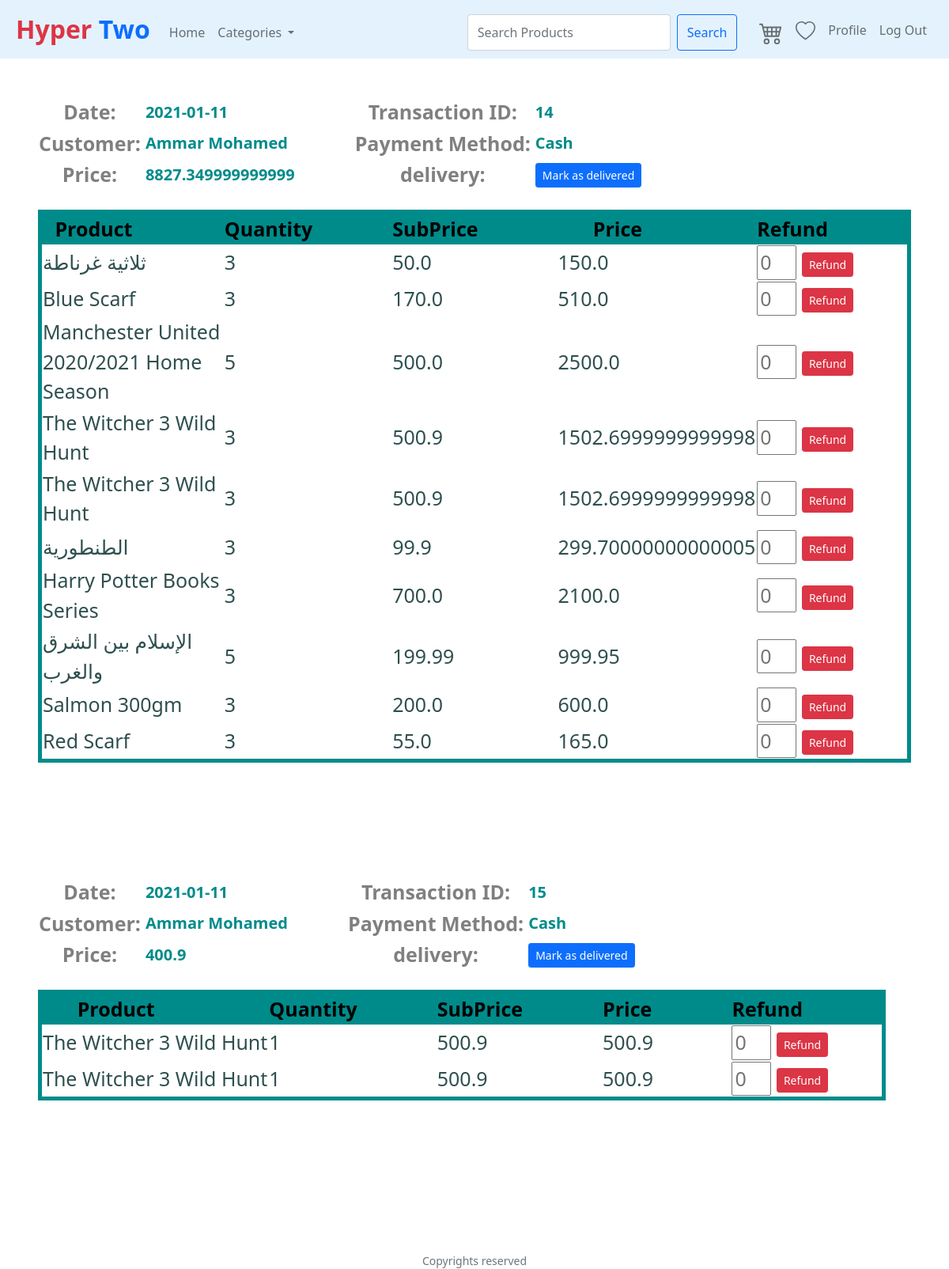
The page /Transactions (signed in) on the database its author committed.
### tables this page shows
CREATE TABLE Transactions (TransactionID INTEGER PRIMARY KEY AUTOINCREMENT UNIQUE NOT NULL, TransactionDate DATETIME, IsDelivered BOOLEAN, Price DOUBLE NOT NULL, PaymentMethod VARCHAR (100), CustomerID INT REFERENCES Customer (CustomerID) ON DELETE NO ACTION ON UPDATE CASCADE NOT NULL);

CREATE TABLE Customer (CustomerID INTEGER PRIMARY KEY AUTOINCREMENT UNIQUE NOT NULL, Username VARCHAR (300) NOT NULL UNIQUE, Password VARCHAR (300) NOT NULL, FirstName VARCHAR (300) NOT NULL, LastName VARCHAR (300) NOT NULL, Address VARCHAR (500), PhoneNumber VARCHAR (20), RegisterationCode VARCHAR (30) UNIQUE, CodeShares INT, PromoCode VARCHAR (300), VoucherValue INT);

CREATE TABLE Product (ProductID INTEGER PRIMARY KEY AUTOINCREMENT NOT NULL UNIQUE, ProductName VARCHAR (300) NOT NULL UNIQUE, ProductDescription VARCHAR (5000), Price DOUBLE NOT NULL, Quantity INT NOT NULL, Rating DOUBLE CHECK (Rating >= 0 and Rating < 6), ImageURL VARCHAR (1000), SupplierID INT NOT NULL REFERENCES Suppliers (SupplierID), CategoryID INT NOT NULL REFERENCES Categories (CategoryID) ON DELETE CASCADE ON UPDATE CASCADE);

CREATE TABLE Transaction_Contains_Products (TransactionID INT NOT NULL, ProductID INT NOT NULL, Quantity INT NOT NULL, PRIMARY KEY (TransactionID, ProductID), FOREIGN KEY (TransactionID) REFERENCES Transactions (TransactionID) ON DELETE CASCADE ON UPDATE CASCADE, FOREIGN KEY (ProductID) REFERENCES Product ON DELETE NO ACTION ON UPDATE NO ACTION);

### application.py (the view, shortened to what this page needs)
@app.route("/Transactions", methods=["GET", "POST"])
@login_required
def Transactions():
    categories=GetCategories()
    rows = db.execute("SELECT * FROM Transactions WHERE CustomerID = :id",
                         id=session["user_id"])
    CustomerInfo = db.execute("SELECT * FROM Customer WHERE CustomerID = :id",
                        id=session["user_id"])
    TransConPros = []
    for row in rows:
        TransConPros.append(db.execute("SELECT * FROM Transaction_Contains_Products WHERE TransactionID = :id",
        id= row["TransactionID"]))
    Product = []
    for TransConPro in TransConPros:
        for row in TransConPro:
            Product.append(db.execute("SELECT * FROM Product WHERE ProductID = :id",
            id= row["ProductID"]))
    Refunds = []
    for row in rows:
        Refunds.append(db.execute("SELECT * FROM Refunds WHERE TransactionID = :id",
        id= row["TransactionID"]))
    Refund_Product = []
    for Refund in Refunds:
        for Ref in Refund:
            Refund_Product.append(db.execute("SELECT * FROM RefundProducts WHERE RefundID = :id",
            id= Ref["RefundID"]))
    return render_template("Transactions.html" ,categories=categories,CustomerInfo = CustomerInfo ,
    rows = rows , TransConPros = TransConPros , Product = Product , Refunds = Refunds , Refund_Product =Refund_Product)

### application.py (called while the page is built)
@app.after_request
def after_request(response):
    response.headers["Cache-Control"] = "no-cache, no-store, must-revalidate"
    response.headers["Expires"] = 0
    response.headers["Pragma"] = "no-cache"
    return response

def GetCategories():
    categories=db.execute("Select * from Categories order by CategoryName")
    today = date.today()
    saleproducts = db.execute("SELECT * FROM In_Sale_Products")
    for product in saleproducts:
        prodid=product["ProductID"]
        productdate = product["SaleEndDate"].split("-")
        productdate = date(int(productdate[0]),int(productdate[1]),int(productdate[2]))
        if productdate < today:
            query = db.execute("DELETE FROM In_Sale_Products WHERE ProductID= :prodid",prodid=prodid)
    return categories

### helpers.py (called while the page is built)
def login_required(f):
    @wraps(f)
    def decorated_function(*args, **kwargs):
        if session.get("user_id") is None:
            return redirect("/login")
        return f(*args, **kwargs)
    return decorated_function

### templates/Transactions.html (shortened to what this page needs)
{% extends "layout.html" %}
{% block main %}
{% for row in rows%}
    <table class = "TransactionH">
        <thead class = "Head">
            <tr class = "H1">
                <th class = "Const"> Date: </th>
                <th class = "Var"> {{row.TransactionDate}} </th>
                <th class = "Const"> Transaction ID: </th>
                <th class = "Var"> {{row.TransactionID}} </th>
            </tr>
            <tr class = "H2">
                <th class = "Const"> Customer: </th>
                <th class = "Var"> {{CustomerInfo[0].FirstName}} {{CustomerInfo[0].LastName}} </th>
                <th class = "Const"> Payment Method: </th>
                <th class = "Var"> {{row.PaymentMethod}} </th>
            </tr>
            <tr class = "H3">
                <th class = "Const"> Price: </th>
                <th class = "Var"> {{row.Price}} </th>
                <th class = "Const"> delivery: </th>
                <th class = "Var">
                {%if not row.IsDelivered%}
                <form action="/Transactions" method="post">
                    <button class="btn btn-sm btn-primary" type="submit">Mark as delivered</button>
                </form>
                {%else%}
                delivered
                    {%endif%}
                </th>
            </tr>
        </thead>
    </table>
    <br>
    <table class = "TransactionB">
        <thead>
            <tr>
                <th class = "Fix"> Product </th>
                <th class = "Fix"> Quantity </th>
                <th class = "Fix"> SubPrice </th>
                <th class = "Fix"> Price </th>
                <th class = "Fix"> Refund </th>
            </tr>
        </thead>
        <tbody>
            {% for Trans in TransConPros %}
                {% for Tran in Trans %}
                    {% for Pro in Product %}
                        {% if row.TransactionID == Tran.TransactionID and Pro[0].ProductID == Tran.ProductID %}
                            <tr class = "T1R1">
                            <td> {{ Pro[0].ProductName }} </td>
                            <td> {{ Tran.Quantity }} </td>
                            <td> {{ Pro[0].Price }} </td>
                            <td> {{ Tran.Quantity * Pro[0].Price }} </td>
                            <td>
                                    <form action="/Transactions" method="post">
                                        <input type="number" name="Refund_Quantity" min="1" placeholder="0" style="width: 50px" required />
                                        <button class="btn btn-sm btn-danger" type="submit">Refund</button>
                                    </form>
                            </td>
                        </tr>
                        {% endif %}
                    {% endfor %}
                {% endfor %}
            {% endfor %}
        </tbody>
    </table>
<br><br><br><br><br><br>
{% endfor %}
{% endblock %}

### static/styles.css (style rules this page uses)
body { perspective: 1000px; transform-style: preserve-3d; }
main th.Const { font-size: 25px; color:grey; padding-right:5px; }
main th.Var { font-size: 20px; color:darkcyan; padding-right:75px; text-align: left; }
main th.Fix { font-size: 25px; color:rgb(0, 0, 0); padding-right:100px; background-color:darkcyan; }
main table.TransactionB { border: 5px solid darkcyan; }
main tbody { font-weight: 500; font-size: 25px; color:darkslategray; text-align: left; }
main button { background-color: #537fbe; text-align: left; }

### rows shown on the page
Transactions: TransactionDate "2021-01-11", TransactionID "14", PaymentMethod "Cash", Price "8827.349999999999"
Customer: FirstName "Ammar", LastName "Mohamed"
Transaction_Contains_Products: Quantity "3", Tran.Quantity*Pro[0].Price "150.0"
Product: ProductName "ثلاثية غرناطة", Price "50.0"
Transaction_Contains_Products: Quantity "3", Tran.Quantity*Pro[0].Price "510.0"
Product: ProductName "Blue Scarf", Price "170.0"
Transaction_Contains_Products: Quantity "5", Tran.Quantity*Pro[0].Price "2500.0"
Product: ProductName "Manchester United 2020/2021 Home Season", Price "500.0"
Transaction_Contains_Products: Quantity "3", Tran.Quantity*Pro[0].Price "1502.6999999999998"
Product: ProductName "The Witcher 3 Wild Hunt", Price "500.9"
Transaction_Contains_Products: Quantity "3", Tran.Quantity*Pro[0].Price "299.70000000000005"
Product: ProductName "الطنطورية", Price "99.9"
Transaction_Contains_Products: Quantity "3", Tran.Quantity*Pro[0].Price "2100.0"
Product: ProductName "Harry Potter Books Series", Price "700.0"
Transaction_Contains_Products: Quantity "5", Tran.Quantity*Pro[0].Price "999.95"
Product: ProductName "الإسلام بين الشرق والغرب", Price "199.99"
Transaction_Contains_Products: Quantity "3", Tran.Quantity*Pro[0].Price "600.0"
Product: ProductName "Salmon 300gm", Price "200.0"
Transaction_Contains_Products: Quantity "3", Tran.Quantity*Pro[0].Price "165.0"
Product: ProductName "Red Scarf", Price "55.0"
Transactions: TransactionDate "2021-01-11", TransactionID "15", PaymentMethod "Cash", Price "400.9"
Transaction_Contains_Products: Quantity "1", Tran.Quantity*Pro[0].Price "500.9"
